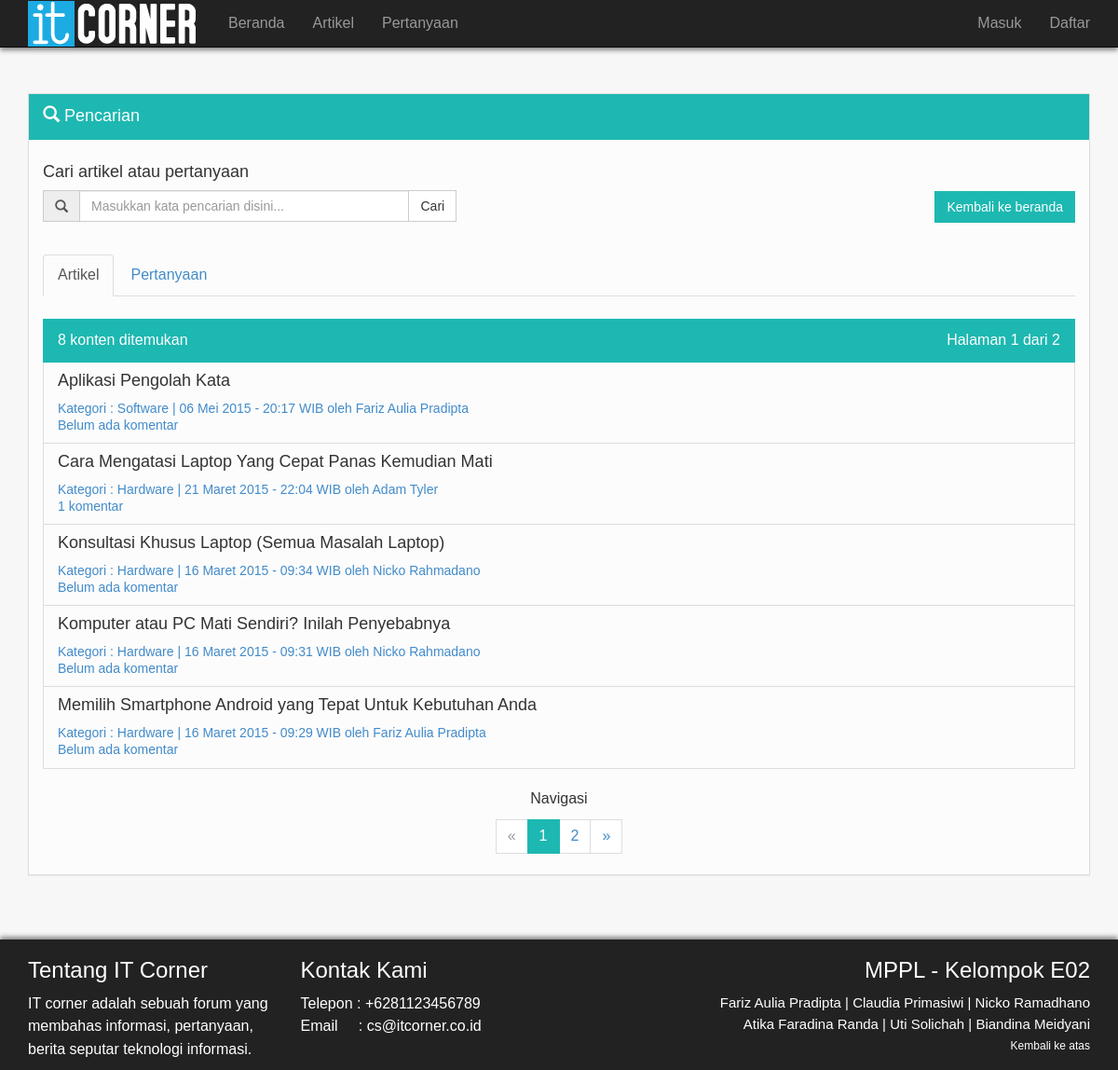
Screenshot of /mppl/cari.php with the database file from the repository.
### tables this page shows
CREATE TABLE IF NOT EXISTS `artikel` (
`id_artikel` int(10) NOT NULL,
  `username` varchar(50) NOT NULL,
  `judul_artikel` varchar(100) NOT NULL,
  `isi_artikel` text NOT NULL,
  `kategori_artikel` varchar(50) NOT NULL,
  `tanggal` datetime NOT NULL DEFAULT CURRENT_TIMESTAMP,
  `status` varchar(10) NOT NULL,
  `jumlah_komentar` int(11) NOT NULL DEFAULT '0',
  `kunci` varchar(10) NOT NULL DEFAULT 'tidak'
);

CREATE TABLE IF NOT EXISTS `user` (
  `username` varchar(50) NOT NULL,
  `nama` varchar(50) NOT NULL,
  `password` varchar(50) NOT NULL,
  `email` varchar(50) NOT NULL,
  `jenis_user` varchar(50) NOT NULL,
  `gambar` varchar(100) DEFAULT NULL,
  `tanggal_masuk` timestamp NOT NULL DEFAULT CURRENT_TIMESTAMP,
  `deskripsi` varchar(1000) DEFAULT NULL,
  `tanggal_lahir` date DEFAULT NULL,
  `tempat_tinggal` varchar(100) DEFAULT NULL,
  `pesan_flag` int(11) NOT NULL DEFAULT '0'
);

### mppl/cari.php (the view, shortened to what this page needs)
<!doctype html>
<html>
<head>
  <link rel="stylesheet" href="assets/bootstrap/css/bootstrap.min.css">
</head>
<body>
  <div class="container">
    <div class="navbar navbar-fixed-top navbar-inverse outer-navbar">
      <div class="container">
        <div class="navbar-header">
          <a class="navbar-brand hidden-sm" style="padding:0px;margin:0px;" href="#"><img src="it_corner.png" style="padding-top:1px"></a>
        </div>
        <div class="collapse navbar-collapse">
          <ul class="nav navbar-nav">
            <li>
              <a href="home.php">Beranda</a>
            </li>
            <li>
              <a href="list_artikel.php">Artikel</a>
            </li>
            <li>
              <a href="list_pertanyaan.php">Pertanyaan</a>
            </li>
            <?php session_start(); include 'header.php'; ?>
        </div>
      </div>
    </div>
    <br class="visible-sm"><br class="visible-sm">
    <div class="row" style="padding-top:100px;">
      <div class="col-md-12">
        <div class="panel panel-default">
        <div class="panel-heading">
          <p class="panel-title" style="font-size:18px"><span class="glyphicon glyphicon-search" aria-hidden="true"></span> Pencarian</p>
        </div>
          <div class="panel-body">
          <div class="row">
            <div class="col-md-5">
            <form id="cariForm" action="cari.php" method="GET">
                <h4 align="left">Cari artikel atau pertanyaan</h4>
                    <div class="input-group">
                    <span class="input-group-addon" id="basic-addon1"><span class="glyphicon glyphicon-search" aria-hidden="true"></span></span>
                      <input type="text" class="form-control" id="cari" name="search" placeholder="Masukkan kata pencarian disini...">
                        <span class="input-group-btn">
                          <button class="btn btn-default" type="submit">Cari</button>
                      </span>
                    </div>
            </form>
            </div>
            <div class="col-md-4 col-md-offset-3" style="padding-top:40px">
              <p align="right"><a href="home.php" <button type="button" class="btn btn-primary">Kembali ke beranda</button></a></p>
            </div>
          </div>
                  <br>
          <div role="tabpanel">
            <ul class="nav nav-tabs" role="tablist" id="myTab">
              <li role="presentation" class="active"><a href="#home" aria-controls="home" role="tab" data-toggle="tab">Artikel</a></li>
              <li role="presentation"><a href="#profile" aria-controls="profile" role="tab" data-toggle="tab">Pertanyaan</a></li>
            </ul>
            <div class="tab-content">
              <div role="tabpanel" class="tab-pane fade in active" id="home">
            <?php
            $pageArtikel = (isset($_GET['artikel'])) ? (int)$_GET['artikel'] : 1;
            $numContentArtikel = 5;
            $startAtArtikel = $numContentArtikel * ($pageArtikel - 1);
            $que = "SELECT COUNT(*) as count from artikel as a,user as u where (a.isi_artikel LIKE '%".$_GET['search']."%' OR a.judul_artikel LIKE '%".$_GET['search']."%') AND a.status='1' AND a.username=u.username order by a.id_artikel desc";
              if($result=mysql_query($que))
              {
                $obj=mysql_fetch_object($result);
                $countArtikel = $obj->count;
              }
              $totalpageArtikel = ceil($countArtikel / $numContentArtikel);
            if($countArtikel != 0)
            {
              echo '<br><div class="list-group">
                    <a class="list-group-item active clearfix">';
              echo ''.$countArtikel.' konten ditemukan';
              echo '<span class="pull-right">Halaman '.$pageArtikel.' dari '.$totalpageArtikel.'</span>
              </a>';
            }
            $a=0;
            $query="select a.id_artikel, a.judul_artikel, a.kategori_artikel, DATE_FORMAT(a.tanggal, '%d-%m-%Y - %H:%i') AS tanggal , u.nama, a.isi_artikel from artikel as a,user as u where (a.isi_artikel LIKE '%".$_GET['search']."%' OR a.judul_artikel LIKE '%".$_GET['search']."%') AND a.status='1' AND a.username=u.username order by a.id_artikel desc LIMIT $startAtArtikel, $numContentArtikel";
            $rows=mysql_query($query);
            while($row=mysql_fetch_assoc($rows))
            {
            $kode = $row['id_artikel'];
            $tanggal = $row['tanggal'];
            $que = "SELECT COUNT(*) as count FROM `komentar` WHERE id_artikel='".$kode."'";
            if($result=mysql_query($que))
            {
              $obj=mysql_fetch_object($result);
              $count = $obj->count;
            }
            $jmlkomen = $count;
            $day = substr($tanggal, 0, 2);
            $coba = substr($tanggal, 3, 2);
            $yeartime = substr($tanggal, 6);
            if($coba == '01')
            {
              $coba = 'Januari';
            }
            elseif($coba == '02')
            {
              $coba = 'Februari';
            }
            elseif($coba == '03')
            {
              $coba = 'Maret';
            }
            elseif($coba == '04')
            {
              $coba = 'April';
            }
            elseif($coba == '05')
            {
              $coba = 'Mei';
            }
            elseif($coba == '06')
            {
              $coba = 'Juni';
            }
            elseif($coba == '07')
            {
              $coba = 'Juli';
            }
            elseif($coba == '08')
            {
              $coba = 'Agustus';
            }
            elseif($coba == '09')
            {
              $coba = 'September';
            }
            elseif($coba == '10')
            {
              $coba = 'Oktober';
            }
            elseif($coba == '11')
            {
              $coba = 'November';
            }
            elseif($coba == '12')
            {
              $coba = 'Desember';
            }
            $format_tanggal = $day . ' ' . $coba . ' ' . $yeartime . ' WIB';
            echo'
              <a href="isi_artikel.php?id='.$kode.'" class="list-group-item">
                  <h4 class="list-group-item-heading">'.$row['judul_artikel'].'</h4>
                  <h5 class="list-group-item-text">Kategori : '.$row['kategori_artikel'].' | '.$format_tanggal.' oleh '.$row['nama'].'<br>
                  ';
          if($jmlkomen==0)
          {
            echo 'Belum ada komentar';
          }
          else
          {
            echo ''.$jmlkomen.' komentar';
          }
          echo '</h5>
              </a>';
            $a++;
          }
          if($a==0)
          {
            echo '<h2 align="center">- Tidak ada artikel yang ditemukan -</h2>';
          }
          else
          {
              echo '</div>
                <p align="center">Navigasi</p>
                  <div class="text-center">
                    <ul class="pagination">
              ';
              if($pageArtikel == 1)
              {
                echo '<li class="disabled"><a href="#0" aria-label="Previous"><span aria-hidden="true">&laquo;</span></a></li>';
              }
              else
              {
                $before = ($pageArtikel - 1);
                echo '<li><a href="cari.php?search='.$_GET['search'].'&artikel='.$before.'" aria-label="Previous"><span aria-hidden="true">&laquo;</span></a></li>';
              }
              for ($i = 1; $i <= $totalpageArtikel; $i++)
              {
                if($i != $pageArtikel)
                {
                  echo "<li><a href='cari.php?search=".$_GET['search']."&artikel=$i'>$i<span class='sr-only'>(current)</span></a></li>";
                }
                else
                {
                  echo "<li class='active'><a href='#0'>".$pageArtikel."<span class='sr-only'>(current)</span></a></li>";
                }
              }
              if($pageArtikel == $totalpageArtikel)
              {
                echo '<li class="disabled"><a href="#0" aria-label="Next"><span aria-hidden="true">&raquo;</span></a></li>';
              }
              else
              {
                $after = ($pageArtikel + 1);
                echo '<li><a href="cari.php?search='.$_GET['search'].'&artikel='.$after.'" aria-label="Previous"><span aria-hidden="true">&raquo;</span></a></li>';
              }
              echo '</ul>
                 </div>';
          }
        ?>
              </div>
              </div>
            </div>
          </div>
          </div>
        </div>
      </div>
      </div>
  <br><br>
  <div class="footer outer-footer">
     <div class="container">
       <div class="row">
         <div class="col-md-3">
           <h3 style="color:white;">Tentang IT Corner</h3>
           <p style="color:white">IT corner adalah sebuah forum yang membahas informasi, pertanyaan, berita seputar teknologi informasi.</p>
        </div>
        <div class="col-md-3">
           <h3 style="color:white">Kontak Kami</h3>
          <p style="color:white">Telepon&nbsp;: +6281123456789 <br> Email&nbsp;&nbsp;&nbsp;&nbsp;&nbsp;: cs@itcorner.co.id</p>
        </div>
        <div class="col-md-6">
           <h3 style="color:white;" align="right">MPPL - Kelompok E02</h3>
          <p style="color:white;font-size:15px;" align="right">Fariz Aulia Pradipta | Claudia Primasiwi | Nicko Ramadhano<br>Atika Faradina Randa | Uti Solichah | Biandina Meidyani<br><a href="#top" style="color:white;font-size:12px;" align="right">Kembali ke atas</a></p>
        </div>
      </div>
    </div>
  </div>
  </body>
  </html>

### rows the page displays
artikel: judul_artikel "Aplikasi Pengolah Kata", kategori_artikel "Software", format_tanggal "06 Mei 2015 - 20:17 WIB", username.nama "Fariz Aulia Pradipta", shows "Belum ada komentar"
artikel: judul_artikel "Cara Mengatasi Laptop Yang Cepat Panas Kemudian Mati", kategori_artikel "Hardware", format_tanggal "21 Maret 2015 - 22:04 WIB", username.nama "Adam Tyler", jmlkomen "1"
artikel: judul_artikel "Konsultasi Khusus Laptop (Semua Masalah Laptop)", kategori_artikel "Hardware", format_tanggal "16 Maret 2015 - 09:34 WIB", username.nama "Nicko Rahmadano", shows "Belum ada komentar"
artikel: judul_artikel "Komputer atau PC Mati Sendiri? Inilah Penyebabnya", kategori_artikel "Hardware", format_tanggal "16 Maret 2015 - 09:31 WIB", username.nama "Nicko Rahmadano", shows "Belum ada komentar"
artikel: judul_artikel "Memilih Smartphone Android yang Tepat Untuk Kebutuhan Anda", kategori_artikel "Hardware", format_tanggal "16 Maret 2015 - 09:29 WIB", username.nama "Fariz Aulia Pradipta", shows "Belum ada komentar"

### other values shown
$countArtikel "8"
$pageArtikel "1"
$totalpageArtikel "2"
